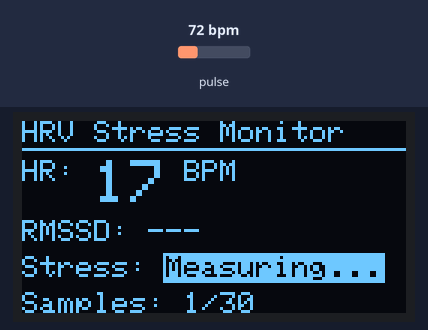
Bench run of a sketch on a simulated Arduino Uno, built with avr-gcc and run on an emulated ATmega328P. Parts: 128×64 one-colour display. The test bench sets the inputs (shaded band); at power-on: pulse 72 bpm. What the sketch prints to the serial monitor is not drawn.

Above: at 1.2 s.
1.3 s: pulse set to 42 bpm
At 3.6 s:
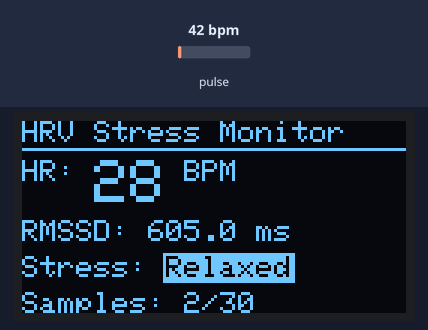
4.3 s: pulse set to 100 bpm
At 5.2 s:
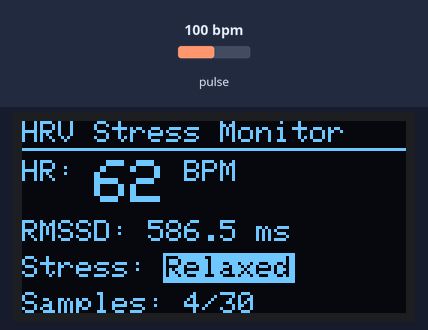
6.9 s: pulse set to 70 bpm
At 35.3 s:
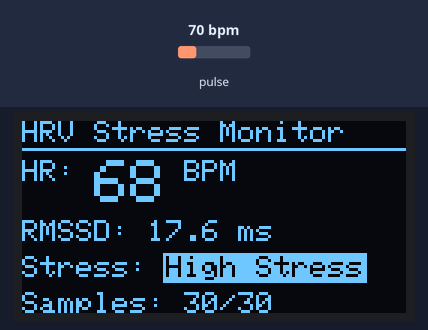
Timing chart, 0 to 35.6 s (numbered marks = the images above; inputs shaded):
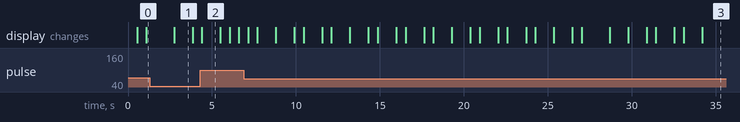

Measured:
- after the input at 1.3 s, the display: changes after 1.4 s (image 1)
- after the input at 4.3 s, the display: changes after 0.10 s (image 2)
- what the display in image 1 shows lasts 1.1 s, from 2.7 s to 3.8 s

The sketch:

optimized_freertos_fixed.ino
```cpp
#include <Wire.h>
#include "MAX30105.h"
#include "heartRate.h"
#include <Adafruit_SSD1306.h>
#include <Adafruit_GFX.h>
#define SCREEN_WIDTH  128
#define SCREEN_HEIGHT 64
#define OLED_RESET    -1
#define OLED_ADDRESS  0x3C

Adafruit_SSD1306 display(SCREEN_WIDTH, SCREEN_HEIGHT, &Wire, OLED_RESET);
MAX30105 particleSensor;

// ─────────────────────────────────────────────
//  HRV / Stress Classification Thresholds (ms)
// ─────────────────────────────────────────────
#define T1_RMSSD  40.0f   // Relaxed vs Moderate boundary
#define T2_RMSSD  25.0f   // Moderate vs High Stress boundary

// ─────────────────────────────────────────────
//  Signal Processing Parameters
// ─────────────────────────────────────────────
#define SAMPLE_RATE_HZ     100           // PPG sampling rate
#define RR_BUFFER_SIZE     30            // # of RR intervals for RMSSD window
#define MIN_RR_MS          300           // ~200 BPM max (physiological limit)
#define MAX_RR_MS          2000          // ~30 BPM min  (physiological limit)
#define PEAK_DETECTION_AVG 4             // Beats averaged for BPM display

// Low-pass filter coefficient (simple 1st order IIR)
// Cutoff ~5 Hz at 100 Hz sample rate: alpha = 0.24
#define LPF_ALPHA 0.24f

// RR interval circular buffer (ms)
float   rrBuffer[RR_BUFFER_SIZE];
uint8_t rrHead      = 0;
uint8_t rrCount     = 0;

// Peak detection state
long    lastPeakTime = 0;          // millis() of last detected peak
long    lastIR       = 0;          // previous filtered IR sample

// BPM rolling average (SparkFun helper)
byte    rateBuffer[PEAK_DETECTION_AVG];
byte    rateHead    = 0;
long    beatAvg     = 0;

// Low-pass filter state
float   filteredIR  = 0.0f;
bool    filterInit  = false;

// Display refresh throttle
unsigned long lastDisplayUpdate = 0;
#define DISPLAY_INTERVAL_MS 500

enum StressLevel { RELAXED, MODERATE, HIGH_STRESS, UNKNOWN };

const char* stressLabel[] = {
  "Relaxed",
  "Moderate",
  "High Stress",
  "Measuring..."
};

float     computeRMSSD();
StressLevel classifyStress(float rmssd);
void      updateDisplay(long bpm, float rmssd, StressLevel stress);
bool      initSensor();
void      addRRInterval(float rrMs);

void setup() {
  Serial.begin(115200);
  Serial.println(F("HRV Stress Monitor — Starting..."));

  // --- OLED init ---
  if (!display.begin(SSD1306_SWITCHCAPVCC, OLED_ADDRESS)) {
    Serial.println(F("OLED init failed — check wiring!"));
    while (true) delay(100);
  }
  // --- MAX30102 init ---
  if (!initSensor()) {
    display.clearDisplay();
    display.setTextSize(1);
    display.setTextColor(SSD1306_WHITE);
    display.setCursor(0, 20);
    display.println(F("MAX30102 not found!"));
    display.println(F("Check wiring."));
    display.display();
    while (true) delay(100);
  }

  Serial.println(F("System ready. Place finger on sensor."));
}

// ─────────────────────────────────────────────
//  MAIN LOOP
// ─────────────────────────────────────────────
void loop() {
  // Read raw IR value (100 Hz)
  long rawIR = particleSensor.getIR();

  // ── 1. Low-pass filter (IIR, ~5 Hz cutoff) ──
  if (!filterInit) {
    filteredIR = (float)rawIR;
    filterInit = true;
  } else {
    filteredIR = LPF_ALPHA * (float)rawIR + (1.0f - LPF_ALPHA) * filteredIR;
  }

  // ── 2. Finger presence check ──
  // IR < 50000 typically means no finger
  if (rawIR < 50000) {
    // Reset state when finger removed
    rrCount    = 0;
    rrHead     = 0;
    filterInit = false;
    beatAvg    = 0;

    if (millis() - lastDisplayUpdate > DISPLAY_INTERVAL_MS) {
      display.clearDisplay();
      display.setTextSize(1);
      display.setTextColor(SSD1306_WHITE);
      display.setCursor(8, 20);
      display.println(F("Place finger on"));
      display.setCursor(22, 32);
      display.println(F("sensor..."));
      display.display();
      lastDisplayUpdate = millis();
    }
    delay(10);   // maintain ~100 Hz
    return;
  }

  // ── 3. Peak detection (adaptive threshold) ──
  bool peakDetected = checkForBeat((long)filteredIR);

  if (peakDetected) {
    long now      = millis();
    long rrMs     = now - lastPeakTime;
    lastPeakTime  = now;

    // Physiological range gate
    if (rrMs >= MIN_RR_MS && rrMs <= MAX_RR_MS) {

      // ── 4. BPM rolling average ──
      int bpmInstant = 60000 / rrMs;
      rateBuffer[rateHead++] = (byte)constrain(bpmInstant, 20, 200);
      rateHead %= PEAK_DETECTION_AVG;

      beatAvg = 0;
      for (byte i = 0; i < PEAK_DETECTION_AVG; i++) beatAvg += rateBuffer[i];
      beatAvg /= PEAK_DETECTION_AVG;

      // ── 5. Store RR interval ──
      addRRInterval((float)rrMs);

      // Debug output (matches paper's CSV-style logging)
      Serial.print(F("RR_ms="));
      Serial.print(rrMs);
      Serial.print(F("  BPM="));
      Serial.print(beatAvg);
      if (rrCount >= 2) {
        float rmssd = computeRMSSD();
        StressLevel s = classifyStress(rmssd);
        Serial.print(F("  RMSSD="));
        Serial.print(rmssd, 1);
        Serial.print(F("ms  State="));
        Serial.println(stressLabel[s]);
      } else {
        Serial.println();
      }
    }
  }

  // ── 6. Refresh display at 2 Hz ──
  if (millis() - lastDisplayUpdate > DISPLAY_INTERVAL_MS) {
    float rmssd  = (rrCount >= 2) ? computeRMSSD() : -1.0f;
    StressLevel s = (rrCount >= 2) ? classifyStress(rmssd) : UNKNOWN;
    updateDisplay(beatAvg, rmssd, s);
    lastDisplayUpdate = millis();
  }

  // ── 7. Maintain ~100 Hz sampling ──
  delay(10);
}

// ─────────────────────────────────────────────
//  Add an RR interval to the circular buffer
// ─────────────────────────────────────────────
void addRRInterval(float rrMs) {
  rrBuffer[rrHead] = rrMs;
  rrHead = (rrHead + 1) % RR_BUFFER_SIZE;
  if (rrCount < RR_BUFFER_SIZE) rrCount++;
}

// ─────────────────────────────────────────────
//  Compute RMSSD over the current RR window
//
//  RMSSD = sqrt( (1/(N-1)) * sum( (RR[i+1]-RR[i])^2 ) )
//  Window = min(rrCount, RR_BUFFER_SIZE) samples (~30 s at normal HR)
// ─────────────────────────────────────────────
float computeRMSSD() {
  if (rrCount < 2) return 0.0f;

  uint8_t n = min((int)rrCount, (int)RR_BUFFER_SIZE);

  // Rebuild ordered sequence from circular buffer
  float ordered[RR_BUFFER_SIZE];
  for (uint8_t i = 0; i < n; i++) {
    // Most recent n entries ending at (rrHead - 1)
    int8_t idx = ((int)rrHead - (int)n + (int)i + RR_BUFFER_SIZE) % RR_BUFFER_SIZE;
    ordered[i] = rrBuffer[idx];
  }

  double sumSqDiff = 0.0;
  for (uint8_t i = 1; i < n; i++) {
    double diff = ordered[i] - ordered[i - 1];
    sumSqDiff += diff * diff;
  }

  return (float)sqrt(sumSqDiff / (double)(n - 1));
}

// ─────────────────────────────────────────────
//  Threshold-based stress classifier
//    Relaxed    : RMSSD >  T1 (40 ms)
//    Moderate   : T2 < RMSSD <= T1
//    High Stress: RMSSD <= T2 (25 ms)
// ─────────────────────────────────────────────
StressLevel classifyStress(float rmssd) {
  if (rmssd > T1_RMSSD)  return RELAXED;
  if (rmssd > T2_RMSSD)  return MODERATE;
  return HIGH_STRESS;
}

void updateDisplay(long bpm, float rmssd, StressLevel stress) {
  display.clearDisplay();
  display.setTextColor(SSD1306_WHITE);

  // ── Header ──
  display.setTextSize(1);
  display.setCursor(0, 0);
  display.println(F("HRV Stress Monitor"));
  display.drawLine(0, 9, SCREEN_WIDTH - 1, 9, SSD1306_WHITE);

  // ── BPM ──
  display.setCursor(0, 13);
  display.print(F("HR: "));
  if (bpm > 0) {
    display.setTextSize(2);
    display.print(bpm);
    display.setTextSize(1);
    display.print(F(" BPM"));
  } else {
    display.print(F("---"));
  }

  // ── RMSSD ──
  display.setCursor(0, 33);
  display.print(F("RMSSD: "));
  if (rmssd >= 0) {
    display.print(rmssd, 1);
    display.print(F(" ms"));
  } else {
    display.print(F("---"));
  }

  // ── Stress Level ──
  display.setCursor(0, 45);
  display.print(F("Stress: "));

  // Invert background for stress label
  int labelX = 48;
  int labelW = strlen(stressLabel[stress]) * 6 + 2;
  display.fillRect(labelX - 1, 44, labelW, 10, SSD1306_WHITE);
  display.setTextColor(SSD1306_BLACK);
  display.setCursor(labelX, 45);
  display.print(stressLabel[stress]);
  display.setTextColor(SSD1306_WHITE);

  // ── Sample count indicator ──
  display.setCursor(0, 57);
  display.print(F("Samples: "));
  display.print(min((int)rrCount, (int)RR_BUFFER_SIZE));
  display.print(F("/"));
  display.print(RR_BUFFER_SIZE);

  display.display();
}
bool initSensor() {
  if (!particleSensor.begin(Wire, I2C_SPEED_FAST)) {
    Serial.println(F("MAX30102 not found. Check wiring / 3.3V supply."));
    return false;
  }

  byte ledBrightness = 60;    // 0=off, 255=50mA
  byte sampleAverage = 4;     // 1, 2, 4, 8, 16, 32
  byte ledMode       = 2;     // 1=Red only, 2=Red+IR, 3=Red+IR+Green
  int  sampleRate    = 100;   // 25, 50, 100, 200, 400, 800, 1000
  int  pulseWidth    = 411;   // 69, 118, 215, 411 (µs)
  int  adcRange      = 4096;  // 2048, 4096, 8192, 16384

  particleSensor.setup(ledBrightness, sampleAverage, ledMode,
                       sampleRate, pulseWidth, adcRange);

  particleSensor.setPulseAmplitudeRed(0x0A);   // low red for proximity
  particleSensor.setPulseAmplitudeGreen(0);     // green off

  Serial.println(F("MAX30102 initialized at 100 Hz."));
  return true;
}
```
